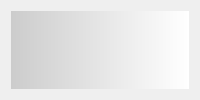
<?xml version="1.0" encoding="UTF-8"?>
<ui version="4.0">
 <class>ModulesPage</class>
 <widget class="QWidget" name="ModulesPage">
  <property name="windowTitle">
   <string>Form</string>
  </property>
   <layout class="QVBoxLayout" name="mainLayout">
   <item>
    <widget class="QWidget" name="mainWidget">
     <property name="visible">
      <bool>true</bool>
     </property>
     <property name="styleSheet">
      <string notr="true">background-color: qlineargradient(x1: 0, y1: 0, x2: 1, y2: 0, stop:0 #CCCCCC, stop:1 #FFFFFF);  color:#000000</string>
     </property>
     <layout class="QVBoxLayout" name="contentLayout">
     </layout>
    </widget>
   </item>
  </layout>
 </widget>
 <resources/>
 <connections/>
</ui>
